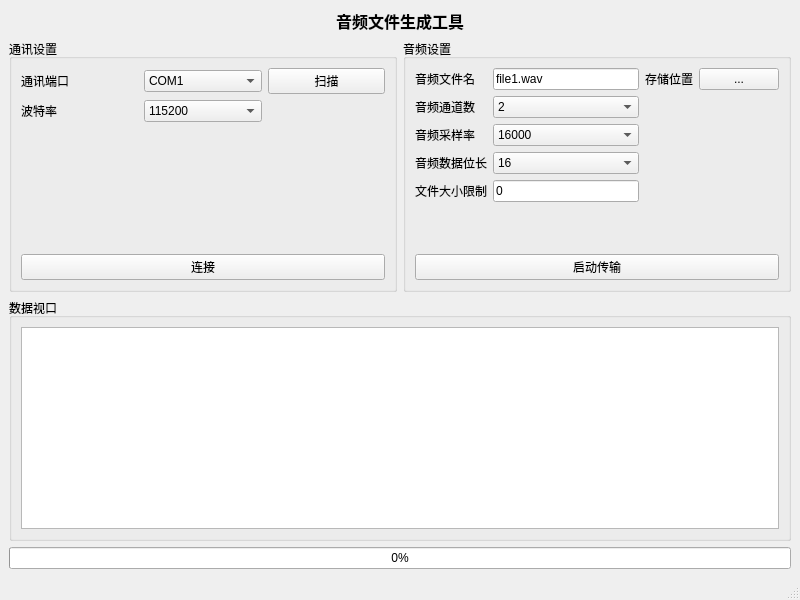
<?xml version="1.0" encoding="UTF-8"?>
<ui version="4.0">
 <class>MainWindow</class>
 <widget class="QMainWindow" name="MainWindow">
  <property name="geometry">
   <rect>
    <x>0</x>
    <y>0</y>
    <width>800</width>
    <height>600</height>
   </rect>
  </property>
  <property name="windowTitle">
   <string>MainWindow</string>
  </property>
  <widget class="QWidget" name="centralwidget">
   <layout class="QGridLayout" name="gridLayout_3">
    <item row="1" column="0">
     <widget class="QGroupBox" name="COMgroupBox">
      <property name="title">
       <string>通讯设置</string>
      </property>
      <layout class="QGridLayout" name="gridLayout_2">
       <item row="0" column="0">
        <widget class="QLabel" name="COMlabel">
         <property name="text">
          <string>通讯端口</string>
         </property>
        </widget>
       </item>
       <item row="3" column="0" colspan="3">
        <widget class="QPushButton" name="CONNECTpushButton">
         <property name="text">
          <string>连接</string>
         </property>
        </widget>
       </item>
       <item row="1" column="0">
        <widget class="QLabel" name="BOUDRATElabel">
         <property name="text">
          <string>波特率</string>
         </property>
        </widget>
       </item>
       <item row="0" column="1">
        <widget class="QComboBox" name="COM_LISTcomboBox">
         <item>
          <property name="text">
           <string>COM1</string>
          </property>
         </item>
        </widget>
       </item>
       <item row="0" column="2">
        <widget class="QPushButton" name="SCANpushButton">
         <property name="text">
          <string>扫描</string>
         </property>
        </widget>
       </item>
       <item row="1" column="1">
        <widget class="QComboBox" name="BOUDRATEcomboBox">
         <item>
          <property name="text">
           <string>115200</string>
          </property>
         </item>
         <item>
          <property name="text">
           <string>19200</string>
          </property>
         </item>
        </widget>
       </item>
       <item row="2" column="1">
        <spacer name="verticalSpacer">
         <property name="orientation">
          <enum>Qt::Vertical</enum>
         </property>
         <property name="sizeHint" stdset="0">
          <size>
           <width>20</width>
           <height>40</height>
          </size>
         </property>
        </spacer>
       </item>
      </layout>
     </widget>
    </item>
    <item row="1" column="1">
     <widget class="QGroupBox" name="AUDIOgroupBox">
      <property name="title">
       <string>音频设置</string>
      </property>
      <layout class="QGridLayout" name="gridLayout_4">
       <item row="0" column="0">
        <widget class="QLabel" name="FILE_NAMElabel">
         <property name="text">
          <string>音频文件名</string>
         </property>
        </widget>
       </item>
       <item row="0" column="1" colspan="3">
        <widget class="QLineEdit" name="FILE_NAMElineEdit">
         <property name="enabled">
          <bool>true</bool>
         </property>
         <property name="inputMask">
          <string>file1.wav</string>
         </property>
         <property name="text">
          <string>file1.wav</string>
         </property>
        </widget>
       </item>
       <item row="0" column="4">
        <widget class="QLabel" name="STORAGElabel">
         <property name="text">
          <string>存储位置</string>
         </property>
        </widget>
       </item>
       <item row="0" column="5">
        <widget class="QPushButton" name="OPEN_FILEpushButton">
         <property name="text">
          <string>...</string>
         </property>
        </widget>
       </item>
       <item row="1" column="0">
        <widget class="QLabel" name="CHANNEL_NUMlabel">
         <property name="text">
          <string>音频通道数</string>
         </property>
        </widget>
       </item>
       <item row="2" column="0">
        <widget class="QLabel" name="SAMPLERATElabel">
         <property name="text">
          <string>音频采样率</string>
         </property>
        </widget>
       </item>
       <item row="3" column="0">
        <widget class="QLabel" name="AUDIO_BITlabel">
         <property name="text">
          <string>音频数据位长</string>
         </property>
        </widget>
       </item>
       <item row="4" column="0">
        <widget class="QLabel" name="FILE_SIZElabel">
         <property name="text">
          <string>文件大小限制</string>
         </property>
        </widget>
       </item>
       <item row="4" column="1" colspan="3">
        <widget class="QLineEdit" name="FILE_SIZElineEdit">
         <property name="toolTip">
          <string>&lt;html&gt;&lt;head/&gt;&lt;body&gt;&lt;p&gt;单位:KB,写0不进行限制&lt;/p&gt;&lt;/body&gt;&lt;/html&gt;</string>
         </property>
         <property name="text">
          <string>0</string>
         </property>
        </widget>
       </item>
       <item row="5" column="3">
        <spacer name="verticalSpacer_2">
         <property name="orientation">
          <enum>Qt::Vertical</enum>
         </property>
         <property name="sizeHint" stdset="0">
          <size>
           <width>20</width>
           <height>46</height>
          </size>
         </property>
        </spacer>
       </item>
       <item row="2" column="1" colspan="3">
        <widget class="QComboBox" name="SAMPLERATEcomboBox">
         <item>
          <property name="text">
           <string>16000</string>
          </property>
         </item>
         <item>
          <property name="text">
           <string>8000</string>
          </property>
         </item>
         <item>
          <property name="text">
           <string>32000</string>
          </property>
         </item>
         <item>
          <property name="text">
           <string>44100</string>
          </property>
         </item>
         <item>
          <property name="text">
           <string>48000</string>
          </property>
         </item>
         <item>
          <property name="text">
           <string>96000</string>
          </property>
         </item>
         <item>
          <property name="text">
           <string>192000</string>
          </property>
         </item>
        </widget>
       </item>
       <item row="1" column="1" colspan="3">
        <widget class="QComboBox" name="CHANNEL_NUMcomboBox">
         <property name="toolTip">
          <string>&lt;html&gt;&lt;head/&gt;&lt;body&gt;&lt;p&gt;最小两通道&lt;/p&gt;&lt;/body&gt;&lt;/html&gt;</string>
         </property>
         <item>
          <property name="text">
           <string>2</string>
          </property>
         </item>
         <item>
          <property name="text">
           <string>3</string>
          </property>
         </item>
         <item>
          <property name="text">
           <string>4</string>
          </property>
         </item>
         <item>
          <property name="text">
           <string>5</string>
          </property>
         </item>
         <item>
          <property name="text">
           <string>6</string>
          </property>
         </item>
         <item>
          <property name="text">
           <string>7</string>
          </property>
         </item>
         <item>
          <property name="text">
           <string>8</string>
          </property>
         </item>
        </widget>
       </item>
       <item row="3" column="1" colspan="3">
        <widget class="QComboBox" name="AUDIO_BITcomboBox">
         <item>
          <property name="text">
           <string>16</string>
          </property>
         </item>
         <item>
          <property name="text">
           <string>24</string>
          </property>
         </item>
         <item>
          <property name="text">
           <string>32</string>
          </property>
         </item>
        </widget>
       </item>
       <item row="6" column="0" colspan="6">
        <widget class="QPushButton" name="STARTpushButton">
         <property name="text">
          <string>启动传输</string>
         </property>
        </widget>
       </item>
      </layout>
     </widget>
    </item>
    <item row="2" column="0" colspan="2">
     <widget class="QGroupBox" name="DATA_VIEWgroupBox">
      <property name="title">
       <string>数据视口</string>
      </property>
      <layout class="QGridLayout" name="gridLayout">
       <item row="0" column="0">
        <widget class="QTextBrowser" name="DATA_VIEWtextBrowser"/>
       </item>
      </layout>
     </widget>
    </item>
    <item row="3" column="0" colspan="2">
     <widget class="QProgressBar" name="progressBar">
      <property name="value">
       <number>0</number>
      </property>
     </widget>
    </item>
    <item row="0" column="0" colspan="2">
     <widget class="QLabel" name="TITLElabel">
      <property name="sizePolicy">
       <sizepolicy hsizetype="Preferred" vsizetype="Fixed">
        <horstretch>0</horstretch>
        <verstretch>0</verstretch>
       </sizepolicy>
      </property>
      <property name="text">
       <string>&lt;html&gt;&lt;head/&gt;&lt;body&gt;&lt;p align=&quot;center&quot;&gt;&lt;span style=&quot; font-size:12pt; font-weight:600;&quot;&gt;音频文件生成工具&lt;/span&gt;&lt;/p&gt;&lt;/body&gt;&lt;/html&gt;</string>
      </property>
     </widget>
    </item>
   </layout>
  </widget>
  <widget class="QMenuBar" name="menubar">
   <property name="geometry">
    <rect>
     <x>0</x>
     <y>0</y>
     <width>800</width>
     <height>26</height>
    </rect>
   </property>
  </widget>
  <widget class="QStatusBar" name="statusbar"/>
 </widget>
 <resources/>
 <connections/>
</ui>
